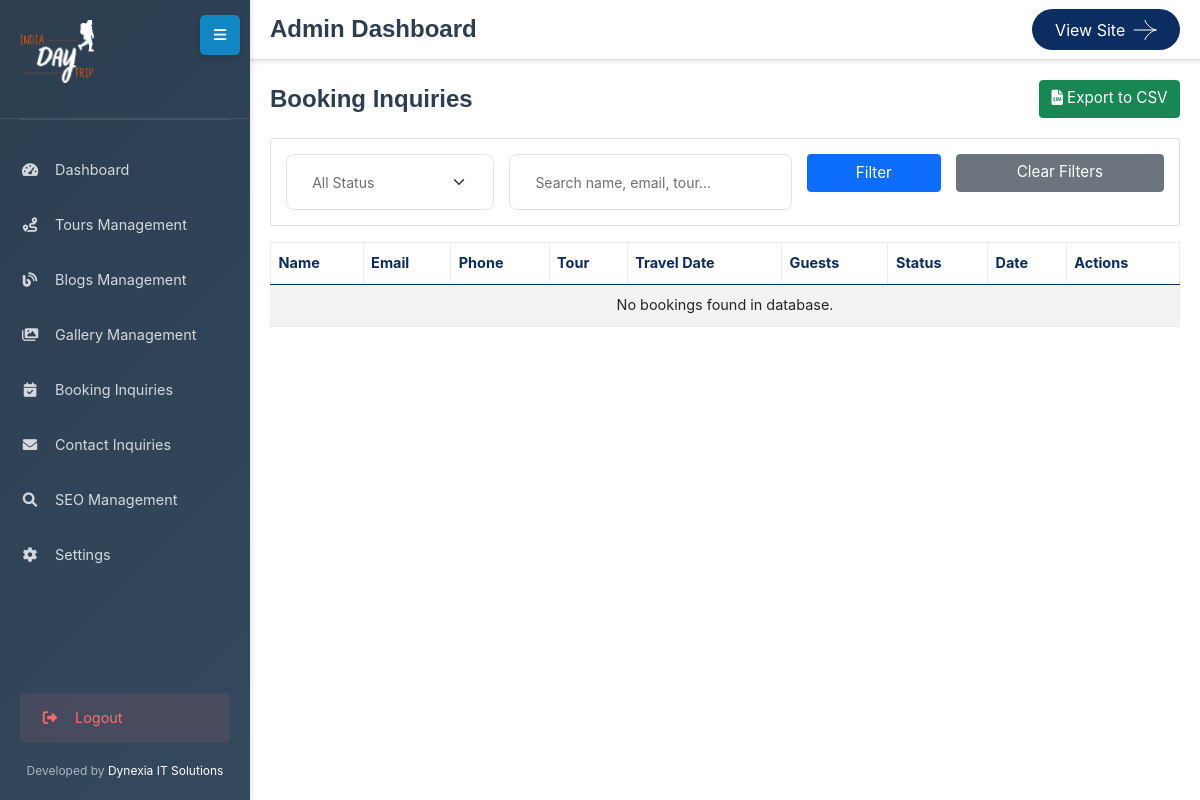
/admin/bookings.php (signed in), run on an earlier commit of the app's database.
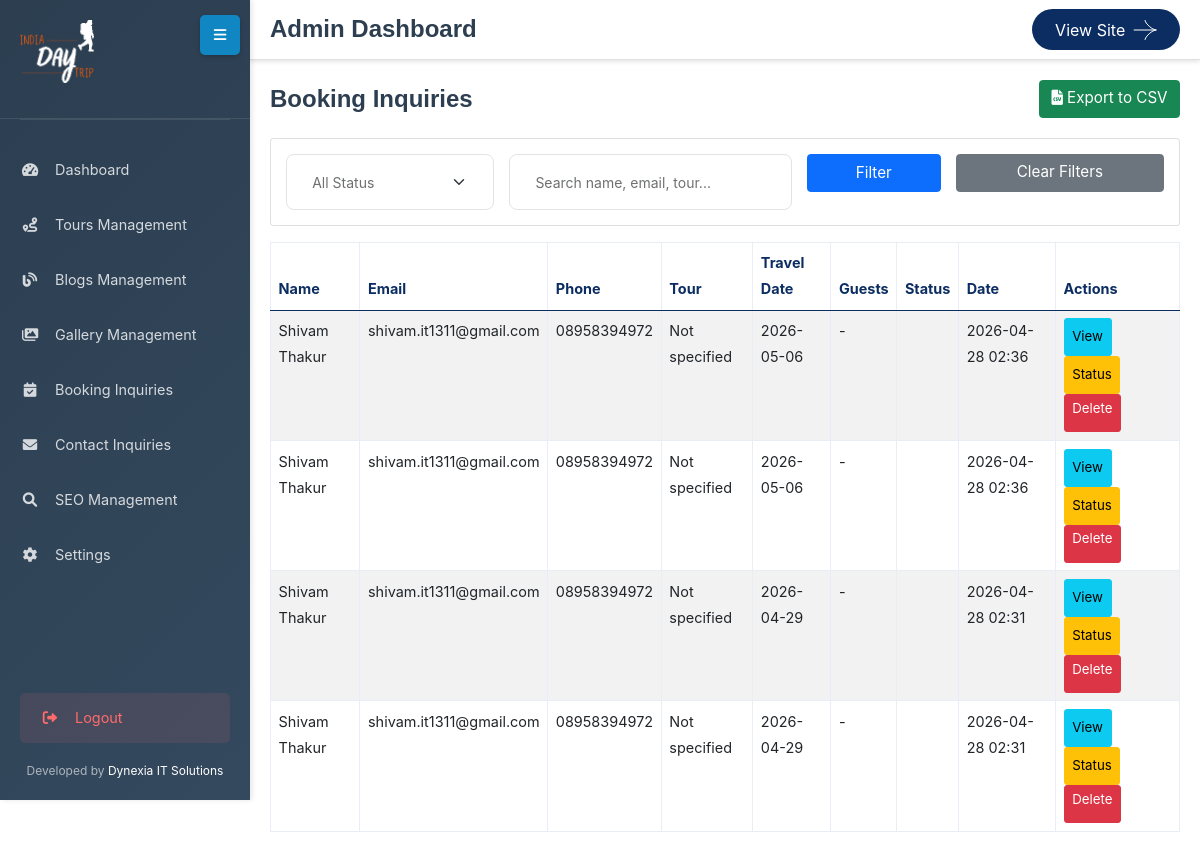
And on a later commit of the database.
### tables this page shows
CREATE TABLE `bookings` (
  `id` int(11) NOT NULL,
  `first_name` varchar(100) NOT NULL,
  `last_name` varchar(100) NOT NULL,
  `email` varchar(255) NOT NULL,
  `phone` varchar(20) DEFAULT NULL,
  `tour_type` varchar(100) DEFAULT NULL,
  `travel_date` date DEFAULT NULL,
  `adults` int(11) DEFAULT NULL,
  `children` int(11) DEFAULT 0,
  `special_requests` text DEFAULT NULL,
  `tour_name` varchar(255) DEFAULT NULL,
  `status` enum('pending','read','processed','completed') DEFAULT 'pending',
  `ip_address` varchar(45) DEFAULT NULL,
  `created_at` timestamp NOT NULL DEFAULT current_timestamp(),
  `updated_at` timestamp NOT NULL DEFAULT current_timestamp() ON UPDATE current_timestamp()
);

### functions.php (called while the page is built, shortened)
<?php
function startSessionIfPossible() {
    if (session_status() === PHP_SESSION_ACTIVE) {
        return true;
    }
    return session_status() === PHP_SESSION_ACTIVE;
}
function generateCSRFToken() {
    return $_SESSION['csrf_token'];
}
?>

### admin/bookings.php (the view, shortened to what this page needs)
<?php
require_once '../config.php';
 $pdo->setAttribute(PDO::ATTR_ERRMODE, PDO::ERRMODE_EXCEPTION);
 $statusFilter = $_GET['status'] ?? '';
 $searchFilter = $_GET['search'] ?? '';
 $where = ['1=1'];
 $params = [];
 $whereClause = implode(' AND ', $where);
?>
<!DOCTYPE html>
<html lang="en">
<head>
    <link rel="stylesheet" href="../assets/css/bootstrap.min.css">
    <link rel="stylesheet" href="../assets/css/fontawesome.min.css">
    <link rel="stylesheet" href="../assets/css/magnific-popup.min.css">
    <link rel="stylesheet" href="../assets/css/swiper-bundle.min.css">
    <link rel="stylesheet" href="../assets/css/style.css">
</head>
<body>
    <?php include 'sidebar.php'; ?>
    <?php include 'header.php'; ?>
    <div class="main-content">
        <div class="content-wrapper">
            <div class="page-header-row">
                <h1 class="page-title">Booking Inquiries</h1>
                <div class="d-flex align-items-center gap-2">
                    <a href="export-csv.php?type=bookings<?php echo $statusFilter ? '&status=' . $statusFilter : ''; ?><?php echo $searchFilter ? '&search=' . urlencode($searchFilter) : ''; ?>" class="btn btn-success">
                        <i class="fas fa-file-csv"></i> Export to CSV
                    </a>
                </div>
            </div>
            <div class="card mb-3">
                <div class="card-body">
                    <form method="GET" class="row g-3">
                        <div class="col-md-3">
                            <select name="status" class="form-control">
                                <option value="">All Status</option>
                            </select>
                        </div>
                        <div class="col-md-4">
                            <input type="text" name="search" class="form-control" placeholder="Search name, email, tour..." value="<?php echo htmlspecialchars($searchFilter); ?>">
                        </div>
                        <div class="col-md-2">
                            <button type="submit" class="btn btn-primary w-100">Filter</button>
                        </div>
                        <div class="col-md-3">
                            <a href="bookings.php" class="btn btn-secondary w-100">Clear Filters</a>
                        </div>
                    </form>
                </div>
            </div>
            <table class="table table-striped">
                <thead>
                    <tr>
                        <th>Name</th>
                        <th>Email</th>
                        <th>Phone</th>
                        <th>Tour</th>
                        <th>Travel Date</th>
                        <th>Guests</th>
                        <th>Status</th>
                        <th>Date</th>
                        <th>Actions</th>
                    </tr>
                </thead>
                <tbody>
                    <?php
                    $currentPage = max(1, (int)($_GET['page'] ?? 1));
                    $perPage = 20;
                    $countQuery = "SELECT COUNT(*) FROM bookings WHERE $whereClause";
                    $countStmt = $pdo->prepare($countQuery);
                    $countStmt->execute($params);
                    $totalItems = (int)$countStmt->fetchColumn();
                    $pagination = function_exists('getPaginationInfo')
                        ? getPaginationInfo($currentPage, $totalItems, $perPage)
                        : [];
                    $limit       = (int)($pagination['per_page']   ?? $perPage);
                    $offset      = (int)($pagination['offset']     ?? (($currentPage - 1) * $perPage));
                    $query = "SELECT * FROM bookings WHERE $whereClause ORDER BY created_at DESC LIMIT ? OFFSET ?";
                    $stmt = $pdo->prepare($query);
                    $paramIndex = 1;
                    $stmt->bindValue($paramIndex++, $limit,  PDO::PARAM_INT);
                    $stmt->bindValue($paramIndex++, $offset, PDO::PARAM_INT);
                    $stmt->execute();
                    $csrfToken = urlencode(generateCSRFToken());
                    if ($totalItems === 0) {
                        echo "<tr><td colspan='9' class='text-center'>No bookings found in database.</td></tr>";
                    } elseif ($stmt->rowCount() === 0) {
                        echo "<tr><td colspan='9' class='text-center'>No bookings found for current page. Total: $totalItems, Offset: $offset, Limit: $limit</td></tr>";
                    }
                    while ($row = $stmt->fetch()) {
                        $statusClass = 'status-' . htmlspecialchars($row['status']);
                        $fullName = htmlspecialchars($row['first_name'] . ' ' . $row['last_name']);
                        $rawTourName = $row['tour_name'] ?: 'Not specified';
                        $tourName = htmlspecialchars(substr($rawTourName, 0, 30)) . (strlen($rawTourName) > 30 ? '...' : '');
                        echo "<tr>
                            <td>$fullName</td>
                            <td>" . htmlspecialchars($row['email']) . "</td>
                            <td>" . htmlspecialchars($row['phone'] ?: '-') . "</td>
                            <td>$tourName</td>
                            <td>" . htmlspecialchars($row['travel_date'] ?: '-') . "</td>
                            <td>" . htmlspecialchars($row['adults'] ?: '-') . "</td>
                            <td><span class='badge $statusClass'>" . ucfirst(htmlspecialchars($row['status'])) . "</span></td>
                            <td>" . date('Y-m-d H:i', strtotime($row['created_at'])) . "</td>
                            <td>
                                <button type='button' class='btn btn-sm btn-info' onclick='viewDetails({$row['id']})'>View</button>
                                <button type='button' class='btn btn-sm btn-warning' onclick='updateStatus({$row['id']})'>Status</button>
                                <a href='?action=delete&id={$row['id']}&csrf_token={$csrfToken}' class='btn btn-sm btn-danger' onclick='return confirm(\"Delete this booking?\")'>Delete</a>
                            </td>
                        </tr>";
                    }
                    ?>
                </tbody>
            </table>
        </div>
    </div>
</body>
</html>

### admin/sidebar.php (shortened to what this page needs)
<div id="sidebar" class="admin-sidebar">
    <div class="sidebar-header">
        <div class="logo">
            <img src="../assets/img/logo/logo-footer.webp" alt="India Day Trip" class="sidebar-logo">
        </div>
    </div>
    <div class="sidebar-separator"></div>
    <ul class="sidebar-menu">
        <li class="menu-item">
            <a href="index.php" class="menu-link">
                <i class="fas fa-tachometer-alt menu-icon"></i>
                <span class="menu-text">Dashboard</span>
            </a>
        </li>
        <li class="menu-item">
            <a href="tours.php" class="menu-link">
                <i class="fas fa-route menu-icon"></i>
                <span class="menu-text">Tours Management</span>
            </a>
        </li>
        <li class="menu-item">
            <a href="blogs.php" class="menu-link">
                <i class="fas fa-blog menu-icon"></i>
                <span class="menu-text">Blogs Management</span>
            </a>
        </li>
        <li class="menu-item">
            <a href="gallery.php" class="menu-link">
                <i class="fas fa-images menu-icon"></i>
                <span class="menu-text">Gallery Management</span>
            </a>
        </li>
        <li class="menu-item">
            <a href="bookings.php" class="menu-link">
                <i class="fas fa-calendar-check menu-icon"></i>
                <span class="menu-text">Booking Inquiries</span>
            </a>
        </li>
        <li class="menu-item">
            <a href="contact-inquiries.php" class="menu-link">
                <i class="fas fa-envelope menu-icon"></i>
                <span class="menu-text">Contact Inquiries</span>
            </a>
        </li>
        <li class="menu-item">
            <a href="seo.php" class="menu-link">
                <i class="fas fa-search menu-icon"></i>
                <span class="menu-text">SEO Management</span>
            </a>
        </li>
        <li class="menu-item">
            <a href="settings.php" class="menu-link">
                <i class="fas fa-cog menu-icon"></i>
                <span class="menu-text">Settings</span>
            </a>
        </li>
    </ul>
    <div class="sidebar-footer">
        <a href="logout.php" class="logout-link">
            <i class="fas fa-sign-out-alt menu-icon"></i>
            <span class="menu-text">Logout</span>
        </a>
        <div class="developer-info">
            Developed by <a class="text-white" href="https://dynexia.netlify.app/" target="_blank">Dynexia IT Solutions</a>
        </div>
    </div>
</div>
<button id="sidebarToggle" class="sidebar-toggle">
    <i class="fas fa-bars toggle-icon"></i>
</button>

### admin/header.php (shortened to what this page needs)
<header class="admin-header">
    <div class="header-content">
        <div class="header-left">
            <h1 class="page-title">Admin Dashboard</h1>
        </div>
        <div class="header-right">
            <a class="th-btn p-2 px-4 style3 th-icon" href="../index.php" target="_blank">View Site</a>
        </div>
    </div>
</header>

### admin/bookings.php (style rules this page uses)
.status-pending { background-color: #ffc107; color: #000; }
.status-read { background-color: #17a2b8; color: #fff; }
.form-control, .btn { min-height: 38px; }
.page-header-row { display: flex; justify-content: space-between; align-items: center; margin-bottom: 20px; flex-wrap: wrap; gap: 15px; }
.page-header-row h1 { margin: 0; }

### admin/sidebar.php (style rules this page uses)
.admin-sidebar { position: fixed; top: 0; left: 0; width: 250px; height: 100vh; background: linear-gradient(135deg, #2c3e50 0%, #34495e 100%); color: white; transition: width 0.3s ease; z-index: 1000; overflow-y: auto; box-shadow: 2px 0 5px rgba(0,0,0,0.1); overflow-x: hidden; }
.sidebar-header { padding: 20px; text-align: start; border-bottom: 1px solid rgba(255,255,255,0.1); }
.sidebar-logo { width: 35%; height: auto; margin-bottom: 15px; }
.sidebar-separator { height: 1px; background: rgba(255,255,255,0.1); margin: 0 20px; }
.sidebar-menu { list-style: none; padding: 20px 0; margin: 0; }
.menu-item { margin: 5px 0; }
.menu-link { display: flex; align-items: center; padding: 12px 20px; color: rgba(255,255,255,0.8); text-decoration: none; transition: all 0.3s ease; }
.menu-icon { width: 20px; margin-right: 15px; text-align: center; }
.menu-text { transition: opacity 0.3s ease; }
.sidebar-footer { position: absolute; bottom: 0; left: 0; right: 0; padding: 20px; }
.logout-link { display: flex; align-items: center; padding: 12px 20px; color: #ff6b6b; background: rgba(255, 107, 107, 0.1); text-decoration: none; margin-bottom: 20px; border-radius: 5px; transition: all 0.3s ease; }
.developer-info { font-size: 12px; color: rgba(255,255,255,0.6); text-align: center; line-height: 1.4; transition: opacity 0.3s ease; }
.sidebar-toggle { position: fixed; top: 15px; left: 15px; z-index: 1001; background: #1087c3ff; color: white; border: none; width: 40px; height: 40px; border-radius: 5px; cursor: pointer; transition: all 0.3s ease; box-shadow: 0 2px 5px rgba(0,0,0,0.2); }
.admin-sidebar:not(.collapsed) ~ .sidebar-toggle { left: 200px; }
.main-content { margin-left: 250px; margin-top: 60px; padding: 20px; transition: margin-left 0.3s ease; }
.content-wrapper { max-width: 1200px; margin: 0 auto; }

### admin/header.php (style rules this page uses)
.admin-header { position: fixed; top: 0; left: 250px; right: 0; height: 60px; background: white; border-bottom: 1px solid #e0e0e0; z-index: 999; transition: left 0.3s ease; box-shadow: 0 2px 4px rgba(0,0,0,0.1); }
.header-content { display: flex; align-items: center; justify-content: space-between; height: 100%; padding: 0 20px; }
.page-title { margin: 0; font-size: 24px; color: #2c3e50; }
.header-right .th-btn { margin-left: 10px; }

What changed in the data, as far as the page shows it:
added bookings: fullName "Shivam Thakur", email "shivam.it1311@gmail.com", phone "08958394972", tour_name "Not specified", travel_date "2026-05-06", adults "-", created_at "2026-04-28 02:36", status "read" (drawn)
added bookings: fullName "Shivam Thakur", email "shivam.it1311@gmail.com", phone "08958394972", tour_name "Not specified", travel_date "2026-05-06", adults "-", created_at "2026-04-28 02:36"
added bookings: fullName "Shivam Thakur", email "shivam.it1311@gmail.com", phone "08958394972", tour_name "Not specified", travel_date "2026-04-29", adults "-", created_at "2026-04-28 02:31"
added bookings: fullName "Shivam Thakur", email "shivam.it1311@gmail.com", phone "08958394972", tour_name "Not specified", travel_date "2026-04-29", adults "-", created_at "2026-04-28 02:31"
Also different on the page:
text no longer shown: "No bookings found in database."
